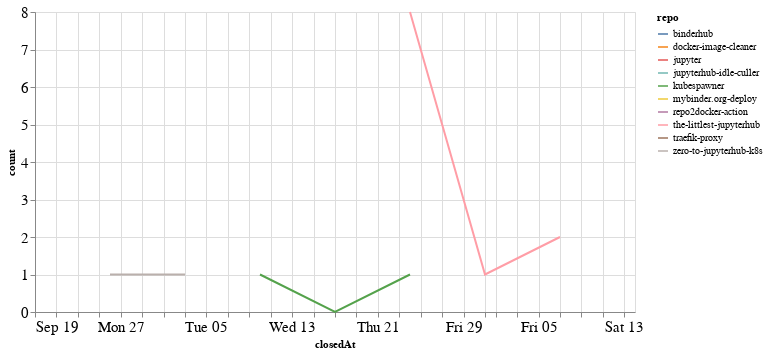

Notebook code cell kept with this figure:
### Code cell
closed_by_time = closed_by.groupby('repo').resample('W', on='closedAt').count()['author'].reset_index()
closed_by_time = closed_by_time.rename(columns={'author': 'count'})

alt.Chart(closed_by_time, width=600).mark_line().encode(
    x='closedAt',
    y='count',
    color='repo',
    tooltip="repo"
)

### Figure 1 — Vega-Lite specification as saved in the notebook (floating-point values rounded to 4 significant figures)
{"config": {"axisLeft": {"labelFontSize": 15}, "axisBottom": {"labelFontSize": 15}}, "data": {"name": "data-7d727f6db234f5530dbc5922e9432644"}, "mark": "line", "encoding": {"color": {"type": "nominal", "field": "repo"}, "tooltip": {"type": "nominal", "field": "repo"}, "x": {"type": "temporal", "field": "closedAt"}, "y": {"type": "quantitative", "field": "count"}}, "width": 600, "$schema": "https://vega.github.io/schema/vega-lite/v4.8.1.json", "datasets": {"data-7d727f6db234f5530dbc5922e9432644": [{"repo": "binderhub", "closedAt": "2021-09-19T00:00:00", "count": 5}, {"repo": "docker-image-cleaner", "closedAt": "2021-09-19T00:00:00", "count": 2}, {"repo": "jupyter", "closedAt": "2021-11-14T00:00:00", "count": 5}, {"repo": "jupyterhub-idle-culler", "closedAt": "2021-09-26T00:00:00", "count": 1}, {"repo": "kubespawner", "closedAt": "2021-10-10T00:00:00", "count": 1}, {"repo": "kubespawner", "closedAt": "2021-10-17T00:00:00", "count": 0}, {"repo": "kubespawner", "closedAt": "2021-10-24T00:00:00", "count": 1}, {"repo": "mybinder.org-deploy", "closedAt": "2021-10-24T00:00:00", "count": 1}, {"repo": "repo2docker-action", "closedAt": "2021-09-19T00:00:00", "count": 1}, {"repo": "the-littlest-jupyterhub", "closedAt": "2021-10-24T00:00:00", "count": 8}, {"repo": "the-littlest-jupyterhub", "closedAt": "2021-10-31T00:00:00", "count": 1}, {"repo": "the-littlest-jupyterhub", "closedAt": "2021-11-07T00:00:00", "count": 2}, {"repo": "traefik-proxy", "closedAt": "2021-10-24T00:00:00", "count": 3}, {"repo": "zero-to-jupyterhub-k8s", "closedAt": "2021-09-26T00:00:00", "count": 1}, {"repo": "zero-to-jupyterhub-k8s", "closedAt": "2021-10-03T00:00:00", "count": 1}]}}
